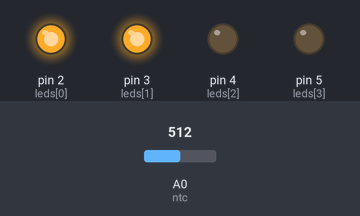
The sketch below on a simulated Arduino Uno, built with avr-gcc and run on an emulated ATmega328P. On the bench: output pins drawn as LEDs (lit = HIGH). The inputs (shaded band) are chosen by the test bench; at power-on: A0 (ntc) = 512.

Above: at 1.2 s.
1.3 s: A0 (ntc) set to 492
At 2.5 s:
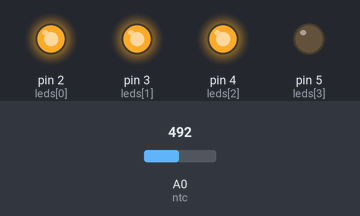
2.8 s: A0 (ntc) set to 415
4.3 s: A0 (ntc) set to 382
At 5.0 s:
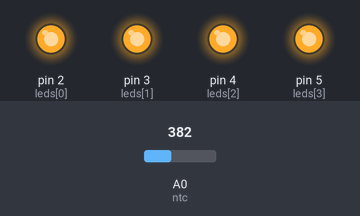
5.8 s: A0 (ntc) set to 610
At 6.1 s:
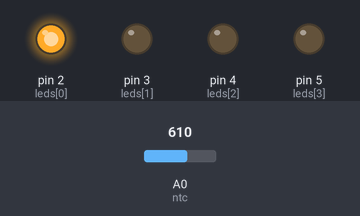
7.3 s: A0 (ntc) set to 686
8.8 s: A0 (ntc) set to 709
At 9.6 s:
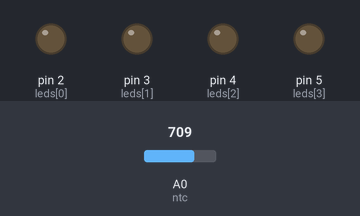
Timing chart, 0 to 11.3 s (numbered marks = the images above; inputs shaded):
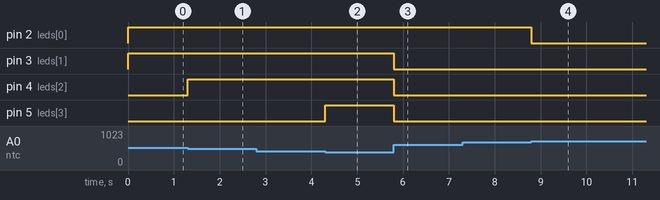

Measured:
- the behaviour switches between 500 and 499 on A0 (ntc) (found by bisection; images 0 and 1)
- the behaviour switches between 400 and 399 on A0 (ntc) (found by bisection; images 1 and 2)
- the behaviour switches between 699 and 700 on A0 (ntc) (found by bisection; images 3 and 4)
- after the input at 1.3 s, pin 4 (leds[2]): LOW → HIGH at once
- after the input at 2.8 s, every drawn part: stays the same
- after the input at 4.3 s, pin 5 (leds[3]): LOW → HIGH at once
- after the input at 5.8 s, pin 3 (leds[1]), pin 4 (leds[2]), pin 5 (leds[3]): HIGH → LOW at once
- after the input at 7.3 s, every drawn part: stays the same
- after the input at 8.8 s, pin 2 (leds[0]): HIGH → LOW at once

The sketch:

IndicadorTermico.ino
```cpp
const int ntc = A0;
const int leds[] = {2,3,4,5};

void setup() {
  for (int i = 0; i < 4; i++) pinMode(leds[i], OUTPUT);
}

void loop() {
  int valor = analogRead(ntc);

  int nivel = 0;

  if (valor < 700) nivel = 1;
  if (valor < 600) nivel = 2;
  if (valor < 500) nivel = 3;
  if (valor < 400) nivel = 4;

  for (int i = 0; i < 4; i++) {
    digitalWrite(leds[i], i < nivel);
  }
}
```
